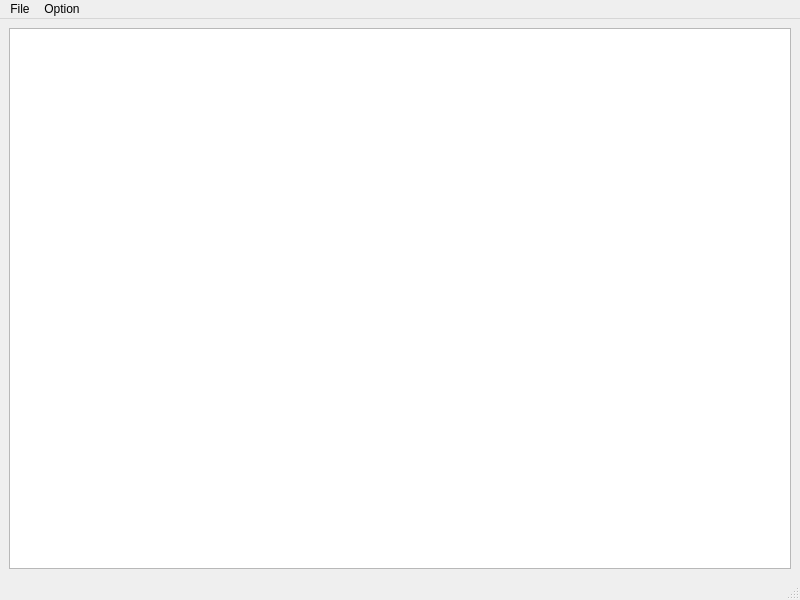
<?xml version="1.0" encoding="UTF-8"?>
<ui version="4.0">
 <class>MainWindow</class>
 <widget class="QMainWindow" name="MainWindow">
  <property name="geometry">
   <rect>
    <x>0</x>
    <y>0</y>
    <width>800</width>
    <height>600</height>
   </rect>
  </property>
  <property name="windowTitle">
   <string>MainWindow</string>
  </property>
  <widget class="QWidget" name="centralwidget">
   <layout class="QGridLayout" name="gridLayout">
    <item row="0" column="0">
     <widget class="QPlainTextEdit" name="plainTextEdit">
      <property name="lineWrapMode">
       <enum>QPlainTextEdit::NoWrap</enum>
      </property>
     </widget>
    </item>
   </layout>
  </widget>
  <widget class="QMenuBar" name="menubar">
   <property name="geometry">
    <rect>
     <x>0</x>
     <y>0</y>
     <width>800</width>
     <height>24</height>
    </rect>
   </property>
   <widget class="QMenu" name="menuFile">
    <property name="title">
     <string>File</string>
    </property>
    <addaction name="actionOpen"/>
    <addaction name="actionSave"/>
   </widget>
   <widget class="QMenu" name="menuOption">
    <property name="title">
     <string>Option</string>
    </property>
    <widget class="QMenu" name="menuFont_Size">
     <property name="title">
      <string>Font Size</string>
     </property>
     <addaction name="action12pt"/>
     <addaction name="action18pt"/>
     <addaction name="action24pt"/>
    </widget>
    <addaction name="menuFont_Size"/>
   </widget>
   <addaction name="menuFile"/>
   <addaction name="menuOption"/>
  </widget>
  <widget class="QStatusBar" name="statusbar"/>
  <action name="actionOpen">
   <property name="text">
    <string>Open</string>
   </property>
  </action>
  <action name="actionSave">
   <property name="text">
    <string>Save</string>
   </property>
  </action>
  <action name="action12pt">
   <property name="text">
    <string>12pt</string>
   </property>
  </action>
  <action name="action18pt">
   <property name="text">
    <string>18pt</string>
   </property>
  </action>
  <action name="action24pt">
   <property name="text">
    <string>24pt</string>
   </property>
  </action>
 </widget>
 <resources/>
 <connections/>
</ui>
